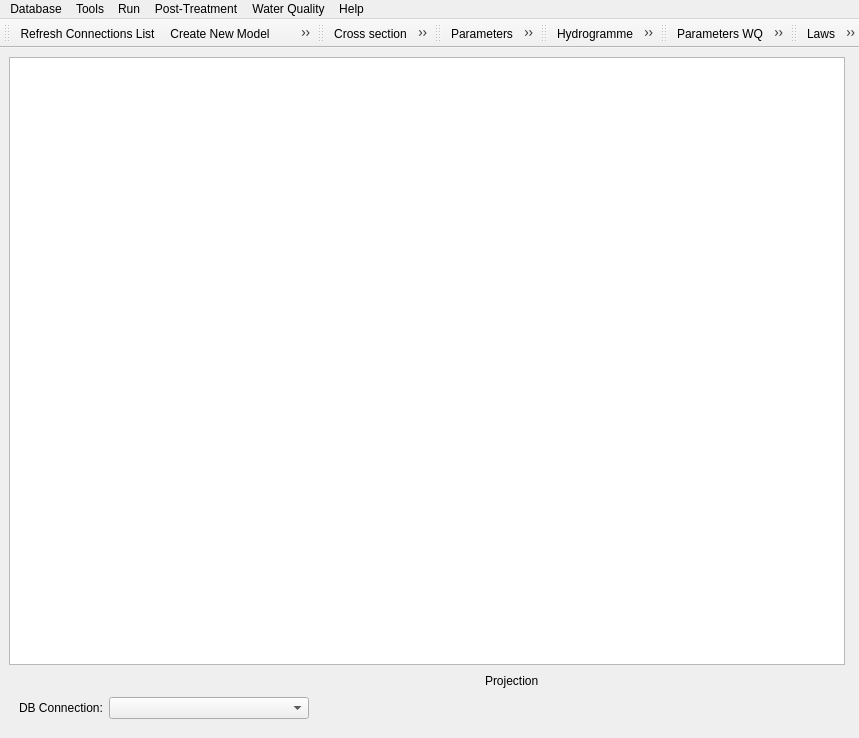
<?xml version="1.0" encoding="UTF-8"?>
<ui version="4.0">
 <class>MascPlug</class>
 <widget class="QMainWindow" name="MascPlug">
  <property name="enabled">
   <bool>true</bool>
  </property>
  <property name="geometry">
   <rect>
    <x>0</x>
    <y>0</y>
    <width>859</width>
    <height>738</height>
   </rect>
  </property>
  <property name="windowTitle">
   <string>Mascaret</string>
  </property>
  <property name="windowIcon">
   <iconset resource="../resources.qrc">
    <normaloff>:/plugins/Mascaret/icones/icon_base.png</normaloff>:/plugins/Mascaret/icones/icon_base.png</iconset>
  </property>
  <property name="iconSize">
   <size>
    <width>24</width>
    <height>24</height>
   </size>
  </property>
  <widget class="QWidget" name="centralwidget">
   <layout class="QGridLayout" name="gridLayout_2">
    <item row="1" column="0">
     <layout class="QHBoxLayout" name="horizontalLayout">
      <property name="topMargin">
       <number>0</number>
      </property>
      <item>
       <spacer name="horizontalSpacer">
        <property name="orientation">
         <enum>Qt::Horizontal</enum>
        </property>
        <property name="sizeHint" stdset="0">
         <size>
          <width>40</width>
          <height>20</height>
         </size>
        </property>
       </spacer>
      </item>
      <item>
       <widget class="QLabel" name="label">
        <property name="text">
         <string>Projection</string>
        </property>
       </widget>
      </item>
      <item>
       <widget class="QgsProjectionSelectionWidget" name="crsWidget" native="true">
        <property name="minimumSize">
         <size>
          <width>300</width>
          <height>0</height>
         </size>
        </property>
        <property name="maximumSize">
         <size>
          <width>400</width>
          <height>16777215</height>
         </size>
        </property>
       </widget>
      </item>
     </layout>
    </item>
    <item row="0" column="0">
     <widget class="QTextEdit" name="textEdit">
      <property name="minimumSize">
       <size>
        <width>200</width>
        <height>200</height>
       </size>
      </property>
      <property name="mouseTracking">
       <bool>false</bool>
      </property>
      <property name="readOnly">
       <bool>true</bool>
      </property>
     </widget>
    </item>
    <item row="2" column="0">
     <layout class="QGridLayout" name="gridLayout">
      <item row="0" column="2">
       <widget class="QComboBox" name="connsCbo">
        <property name="minimumSize">
         <size>
          <width>200</width>
          <height>0</height>
         </size>
        </property>
       </widget>
      </item>
      <item row="0" column="3">
       <spacer name="horizontalSpacer_2">
        <property name="orientation">
         <enum>Qt::Horizontal</enum>
        </property>
        <property name="sizeHint" stdset="0">
         <size>
          <width>40</width>
          <height>20</height>
         </size>
        </property>
       </spacer>
      </item>
      <item row="0" column="1">
       <widget class="QLabel" name="labelCurDatabase">
        <property name="text">
         <string>DB Connection:</string>
        </property>
       </widget>
      </item>
      <item row="0" column="0">
       <spacer name="horizontalSpacer_3">
        <property name="orientation">
         <enum>Qt::Horizontal</enum>
        </property>
        <property name="sizeType">
         <enum>QSizePolicy::Minimum</enum>
        </property>
        <property name="sizeHint" stdset="0">
         <size>
          <width>10</width>
          <height>20</height>
         </size>
        </property>
       </spacer>
      </item>
     </layout>
    </item>
    <item row="3" column="0">
     <spacer name="verticalSpacer">
      <property name="orientation">
       <enum>Qt::Vertical</enum>
      </property>
      <property name="sizeType">
       <enum>QSizePolicy::Fixed</enum>
      </property>
      <property name="sizeHint" stdset="0">
       <size>
        <width>20</width>
        <height>10</height>
       </size>
      </property>
     </spacer>
    </item>
    <item row="1" column="1">
     <spacer name="horizontalSpacer_4">
      <property name="orientation">
       <enum>Qt::Horizontal</enum>
      </property>
      <property name="sizeType">
       <enum>QSizePolicy::Minimum</enum>
      </property>
      <property name="sizeHint" stdset="0">
       <size>
        <width>5</width>
        <height>5</height>
       </size>
      </property>
     </spacer>
    </item>
   </layout>
  </widget>
  <widget class="QMenuBar" name="menubar">
   <property name="geometry">
    <rect>
     <x>0</x>
     <y>0</y>
     <width>859</width>
     <height>21</height>
    </rect>
   </property>
   <widget class="QMenu" name="menuHelp">
    <property name="title">
     <string>Help</string>
    </property>
    <widget class="QMenu" name="menuSetting">
     <property name="title">
      <string>Setting</string>
     </property>
     <property name="icon">
      <iconset resource="../resources.qrc">
       <normaloff>:/plugins/Mascaret/icones/options.png</normaloff>:/plugins/Mascaret/icones/options.png</iconset>
     </property>
     <addaction name="actionOptions"/>
     <addaction name="actionRestore_Default_Options"/>
    </widget>
    <addaction name="menuSetting"/>
    <addaction name="actionWebsite"/>
    <addaction name="actionAbout"/>
   </widget>
   <widget class="QMenu" name="menu_Tools">
    <property name="title">
     <string>Tools</string>
    </property>
    <addaction name="actionCross_section"/>
    <addaction name="separator"/>
    <addaction name="action_Extract_MNTfor_profile"/>
   </widget>
   <widget class="QMenu" name="menuDB">
    <property name="title">
     <string>Database</string>
    </property>
    <widget class="QMenu" name="menuUpate_table">
     <property name="title">
      <string>Update Table</string>
     </property>
     <addaction name="actionAdd_WQ_tables"/>
    </widget>
    <addaction name="actionRefresh_Database"/>
    <addaction name="separator"/>
    <addaction name="actionCreate_New_Model"/>
    <addaction name="actionLoad_Model"/>
    <addaction name="actionDeleteModel"/>
    <addaction name="menuUpate_table"/>
    <addaction name="separator"/>
    <addaction name="actionExport_Model"/>
    <addaction name="actionImport_Model"/>
   </widget>
   <widget class="QMenu" name="menuRun">
    <property name="title">
     <string>Run</string>
    </property>
    <addaction name="actionParameters"/>
    <addaction name="separator"/>
    <addaction name="actionCreate_Geometry"/>
    <addaction name="actionCreate_xcas"/>
    <addaction name="separator"/>
    <addaction name="actionRun"/>
    <addaction name="separator"/>
    <addaction name="actionExport_Run"/>
    <addaction name="actionDelete_Run"/>
   </widget>
   <widget class="QMenu" name="menuPost_Treatment">
    <property name="title">
     <string>Post-Treatment</string>
    </property>
    <addaction name="actionHydrogramme"/>
    <addaction name="actionCross_section_results"/>
   </widget>
   <widget class="QMenu" name="menuWater_Quality">
    <property name="title">
     <string>Water Quality</string>
    </property>
    <addaction name="actionParameters_Water_Quality"/>
    <addaction name="actionTracer_Laws"/>
    <addaction name="actionexport_tracer_files"/>
   </widget>
   <addaction name="menuDB"/>
   <addaction name="menu_Tools"/>
   <addaction name="menuRun"/>
   <addaction name="menuPost_Treatment"/>
   <addaction name="menuWater_Quality"/>
   <addaction name="menuHelp"/>
  </widget>
  <widget class="QToolBar" name="dbToolBar">
   <property name="windowTitle">
    <string>toolBar</string>
   </property>
   <attribute name="toolBarArea">
    <enum>TopToolBarArea</enum>
   </attribute>
   <attribute name="toolBarBreak">
    <bool>false</bool>
   </attribute>
   <addaction name="actionRefresh_Database"/>
   <addaction name="actionCreate_New_Model"/>
   <addaction name="actionLoad_Model"/>
   <addaction name="actionDeleteModel"/>
   <addaction name="actionExport_Model"/>
   <addaction name="actionImport_Model"/>
  </widget>
  <widget class="QToolBar" name="ToolsToolBar">
   <property name="windowTitle">
    <string>toolBar</string>
   </property>
   <attribute name="toolBarArea">
    <enum>TopToolBarArea</enum>
   </attribute>
   <attribute name="toolBarBreak">
    <bool>false</bool>
   </attribute>
   <addaction name="actionCross_section"/>
   <addaction name="separator"/>
   <addaction name="action_Extract_MNTfor_profile"/>
  </widget>
  <widget class="QToolBar" name="RunToolBar">
   <property name="windowTitle">
    <string>toolBar</string>
   </property>
   <attribute name="toolBarArea">
    <enum>TopToolBarArea</enum>
   </attribute>
   <attribute name="toolBarBreak">
    <bool>false</bool>
   </attribute>
   <addaction name="actionParameters"/>
   <addaction name="separator"/>
   <addaction name="actionCreate_Geometry"/>
   <addaction name="actionCreate_xcas"/>
   <addaction name="separator"/>
   <addaction name="actionRun"/>
   <addaction name="separator"/>
   <addaction name="actionExport_Run"/>
   <addaction name="actionDelete_Run"/>
  </widget>
  <widget class="QToolBar" name="PostTreatmentToolBar">
   <property name="windowTitle">
    <string>toolBar</string>
   </property>
   <attribute name="toolBarArea">
    <enum>TopToolBarArea</enum>
   </attribute>
   <attribute name="toolBarBreak">
    <bool>false</bool>
   </attribute>
   <addaction name="actionHydrogramme"/>
   <addaction name="actionCross_section_results"/>
  </widget>
  <widget class="QToolBar" name="WaterQualityToolBar">
   <property name="windowTitle">
    <string>toolBar</string>
   </property>
   <attribute name="toolBarArea">
    <enum>TopToolBarArea</enum>
   </attribute>
   <attribute name="toolBarBreak">
    <bool>false</bool>
   </attribute>
   <addaction name="actionParameters_Water_Quality"/>
   <addaction name="actionTracer_Laws"/>
  </widget>
  <widget class="QToolBar" name="tempToolBar">
   <property name="windowTitle">
    <string>toolBar</string>
   </property>
   <attribute name="toolBarArea">
    <enum>TopToolBarArea</enum>
   </attribute>
   <attribute name="toolBarBreak">
    <bool>false</bool>
   </attribute>
   <addaction name="actionTest_Law"/>
   <addaction name="actionTest_Obs"/>
  </widget>
  <action name="actionWebsite">
   <property name="icon">
    <iconset resource="../resources.qrc">
     <normaloff>:/plugins/Mascaret/icones/webSite.png</normaloff>:/plugins/Mascaret/icones/webSite.png</iconset>
   </property>
   <property name="text">
    <string>Web site</string>
   </property>
  </action>
  <action name="actionAbout">
   <property name="icon">
    <iconset resource="../resources.qrc">
     <normaloff>:/plugins/Mascaret/icones/icon_base.png</normaloff>:/plugins/Mascaret/icones/icon_base.png</iconset>
   </property>
   <property name="text">
    <string>About</string>
   </property>
  </action>
  <action name="actionDeleteModel">
   <property name="icon">
    <iconset resource="../resources.qrc">
     <normaloff>:/plugins/Mascaret/icones/dbDeleteModel.png</normaloff>:/plugins/Mascaret/icones/dbDeleteModel.png</iconset>
   </property>
   <property name="text">
    <string>Delete Model</string>
   </property>
  </action>
  <action name="actionRefresh_Database">
   <property name="icon">
    <iconset resource="../resources.qrc">
     <normaloff>:/plugins/Mascaret/icones/refreshConnections.png</normaloff>:/plugins/Mascaret/icones/refreshConnections.png</iconset>
   </property>
   <property name="text">
    <string>Refresh Connections List</string>
   </property>
  </action>
  <action name="actionExport_Model">
   <property name="icon">
    <iconset resource="../resources.qrc">
     <normaloff>:/plugins/Mascaret/icones/dbExtractModel.png</normaloff>:/plugins/Mascaret/icones/dbExtractModel.png</iconset>
   </property>
   <property name="text">
    <string>Export Model</string>
   </property>
  </action>
  <action name="action_Extract_MNTfor_profile">
   <property name="icon">
    <iconset resource="../resources.qrc">
     <normaloff>:/plugins/Mascaret/icones/mntExtract.png</normaloff>:/plugins/Mascaret/icones/mntExtract.png</iconset>
   </property>
   <property name="text">
    <string> Extract MNT for profile</string>
   </property>
  </action>
  <action name="actionSteady">
   <property name="text">
    <string>Steady</string>
   </property>
  </action>
  <action name="actionUnsteady">
   <property name="text">
    <string>Unsteady</string>
   </property>
  </action>
  <action name="actionTranscritical">
   <property name="text">
    <string>Transcritical</string>
   </property>
  </action>
  <action name="actionCreate_Geometry">
   <property name="icon">
    <iconset resource="../resources.qrc">
     <normaloff>:/plugins/Mascaret/icones/geo.png</normaloff>:/plugins/Mascaret/icones/geo.png</iconset>
   </property>
   <property name="text">
    <string>Create Geometry</string>
   </property>
  </action>
  <action name="actionCreate_xcas">
   <property name="icon">
    <iconset resource="../resources.qrc">
     <normaloff>:/plugins/Mascaret/icones/xcas.png</normaloff>:/plugins/Mascaret/icones/xcas.png</iconset>
   </property>
   <property name="text">
    <string>Create xcas</string>
   </property>
  </action>
  <action name="actionSteadyRun">
   <property name="text">
    <string>Steady</string>
   </property>
  </action>
  <action name="actionUnsteadyRun">
   <property name="text">
    <string>Unsteady</string>
   </property>
  </action>
  <action name="actionTranscriticalRun">
   <property name="text">
    <string>Transcritical</string>
   </property>
  </action>
  <action name="actionObservation_Load">
   <property name="text">
    <string>Observation Load</string>
   </property>
  </action>
  <action name="actionCreate_New_Model">
   <property name="icon">
    <iconset resource="../resources.qrc">
     <normaloff>:/plugins/Mascaret/icones/dbCreateModel.png</normaloff>:/plugins/Mascaret/icones/dbCreateModel.png</iconset>
   </property>
   <property name="text">
    <string>Create New Model</string>
   </property>
  </action>
  <action name="actionLoad_Model">
   <property name="icon">
    <iconset resource="../resources.qrc">
     <normaloff>:/plugins/Mascaret/icones/dbLoadModel.png</normaloff>:/plugins/Mascaret/icones/dbLoadModel.png</iconset>
   </property>
   <property name="text">
    <string>Load Model</string>
   </property>
  </action>
  <action name="actionOptions">
   <property name="text">
    <string>Options</string>
   </property>
  </action>
  <action name="actionRestore_Default_Options">
   <property name="text">
    <string>Restore Default Options</string>
   </property>
  </action>
  <action name="actionExample">
   <property name="text">
    <string>Create example</string>
   </property>
  </action>
  <action name="actionHydrogramme">
   <property name="checkable">
    <bool>true</bool>
   </property>
   <property name="icon">
    <iconset resource="../resources.qrc">
     <normaloff>:/plugins/Mascaret/icones/hydrogramme.png</normaloff>:/plugins/Mascaret/icones/hydrogramme.png</iconset>
   </property>
   <property name="text">
    <string>Hydrogramme</string>
   </property>
  </action>
  <action name="actionCross_section">
   <property name="checkable">
    <bool>true</bool>
   </property>
   <property name="icon">
    <iconset resource="../resources.qrc">
     <normaloff>:/plugins/Mascaret/icones/profil.png</normaloff>:/plugins/Mascaret/icones/profil.png</iconset>
   </property>
   <property name="text">
    <string>Cross section</string>
   </property>
  </action>
  <action name="actionCross_section_results">
   <property name="checkable">
    <bool>true</bool>
   </property>
   <property name="icon">
    <iconset resource="../resources.qrc">
     <normaloff>:/plugins/Mascaret/icones/profilResult.png</normaloff>:/plugins/Mascaret/icones/profilResult.png</iconset>
   </property>
   <property name="text">
    <string>Cross section results</string>
   </property>
  </action>
  <action name="actionParameters">
   <property name="icon">
    <iconset resource="../resources.qrc">
     <normaloff>:/plugins/Mascaret/icones/parameter.png</normaloff>:/plugins/Mascaret/icones/parameter.png</iconset>
   </property>
   <property name="text">
    <string>Parameters</string>
   </property>
  </action>
  <action name="actionRun">
   <property name="icon">
    <iconset resource="../resources.qrc">
     <normaloff>:/plugins/Mascaret/icones/play.png</normaloff>:/plugins/Mascaret/icones/play.png</iconset>
   </property>
   <property name="text">
    <string>Run</string>
   </property>
  </action>
  <action name="actionDelete_Run">
   <property name="icon">
    <iconset resource="../resources.qrc">
     <normaloff>:/plugins/Mascaret/icones/croix.png</normaloff>:/plugins/Mascaret/icones/croix.png</iconset>
   </property>
   <property name="text">
    <string>Delete Run</string>
   </property>
  </action>
  <action name="actionExport_Run">
   <property name="icon">
    <iconset resource="../resources.qrc">
     <normaloff>:/plugins/Mascaret/icones/repSav.png</normaloff>:/plugins/Mascaret/icones/repSav.png</iconset>
   </property>
   <property name="text">
    <string>Export last run case</string>
   </property>
  </action>
  <action name="actionImport_Model">
   <property name="icon">
    <iconset resource="../resources.qrc">
     <normaloff>:/plugins/Mascaret/icones/dbImportModel.png</normaloff>:/plugins/Mascaret/icones/dbImportModel.png</iconset>
   </property>
   <property name="text">
    <string>Import Model</string>
   </property>
  </action>
  <action name="actionParameters_Water_Quality">
   <property name="enabled">
    <bool>true</bool>
   </property>
   <property name="icon">
    <iconset resource="../resources.qrc">
     <normaloff>:/plugins/Mascaret/icones/parameterWQ.png</normaloff>:/plugins/Mascaret/icones/parameterWQ.png</iconset>
   </property>
   <property name="text">
    <string>Parameters WQ</string>
   </property>
  </action>
  <action name="actionTracer_Laws">
   <property name="icon">
    <iconset resource="../resources.qrc">
     <normaloff>:/plugins/Mascaret/icones/lawWQ.png</normaloff>:/plugins/Mascaret/icones/lawWQ.png</iconset>
   </property>
   <property name="text">
    <string>Tracer Laws</string>
   </property>
  </action>
  <action name="actionexport_tracer_files">
   <property name="text">
    <string>Export Tracer Files</string>
   </property>
  </action>
  <action name="actionAdd_WQ_tables">
   <property name="text">
    <string>Add WQ tables</string>
   </property>
  </action>
  <action name="actionTest_Law">
   <property name="text">
    <string>Laws</string>
   </property>
   <property name="toolTip">
    <string>Test Law</string>
   </property>
  </action>
  <action name="actionTest_Obs">
   <property name="text">
    <string>Obs</string>
   </property>
   <property name="toolTip">
    <string>Test Obs</string>
   </property>
  </action>
 </widget>
 <customwidgets>
  <customwidget>
   <class>QgsProjectionSelectionWidget</class>
   <extends>QWidget</extends>
   <header>qgis.gui</header>
   <container>1</container>
  </customwidget>
 </customwidgets>
 <tabstops>
  <tabstop>textEdit</tabstop>
 </tabstops>
 <resources>
  <include location="../resources.qrc"/>
 </resources>
 <connections/>
</ui>
